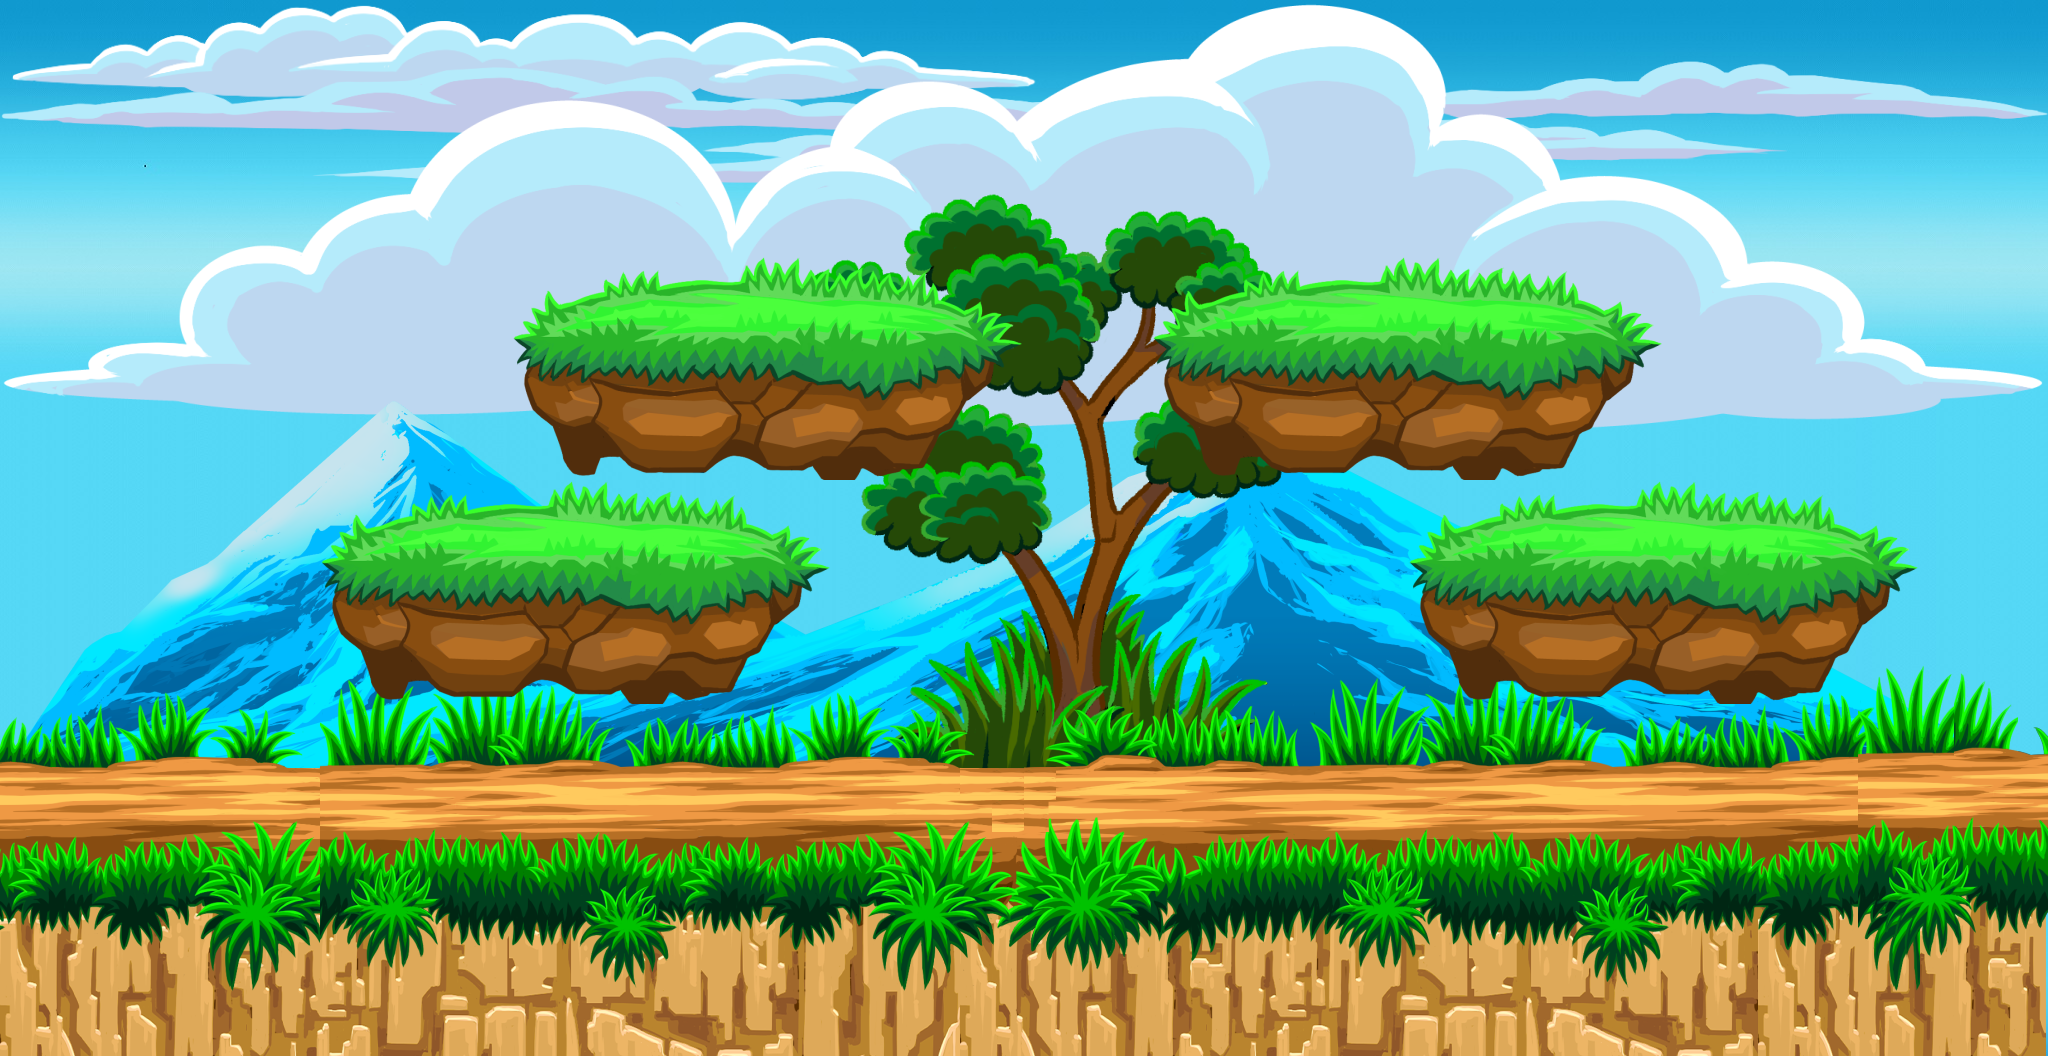

Below is a game level as drawn by its tile map, then a one-line description and the .tmx that defines it (tile-layer data replaced by summaries):
An orthogonal 64x33 tile map with 32x32 px tiles, 7 tile layers (BackgroundTree, Rock, Copy of Rock, Ground, ...), 9 tilesets, 5 image layers and 5 objects (Platform1, Platform2, Platform3, Platform4, Ground).

<map version="1.8" tiledversion="1.8.4" orientation="orthogonal" renderorder="right-down" width="64" height="33" tilewidth="32" tileheight="32" infinite="0" nextlayerid="32" nextobjectid="15">
 <editorsettings>
  <export format="tmx" />
 </editorsettings>
 <tileset firstgid="1" name="Mountain_Range_2" tilewidth="32" tileheight="32" tilecount="704" columns="64">
  <image source="ForestAssets/Mountains/Mountain_Range_2.png" width="2048" height="377" />
 </tileset>
 <tileset firstgid="705" name="Platform_2" tilewidth="32" tileheight="32" tilecount="320" columns="32">
  <image source="ForestAssets/Platform/Platform_2.png" width="1024" height="320" />
 </tileset>
 <tileset firstgid="1025" name="Grass_1" tilewidth="32" tileheight="32" tilecount="224" columns="32">
  <image source="ForestAssets/Grass/Grass_1.png" width="1024" height="241" />
 </tileset>
 <tileset firstgid="1249" name="Dead_Tree_2" tilewidth="32" tileheight="32" tilecount="304" columns="16">
  <image source="ForestAssets/Dead Trees/Dead_Tree_2.png" width="512" height="638" />
 </tileset>
 <tileset firstgid="1553" name="Rock_Wall_2" tilewidth="32" tileheight="32" tilecount="544" columns="32">
  <image source="ForestAssets/Rock Wall and Mounds/Rock_Wall_2.png" width="1024" height="569" />
 </tileset>
 <tileset firstgid="2097" name="Cliff" tilewidth="32" tileheight="32" tilecount="1920" columns="60">
  <image source="ForestAssets/Rock Wall and Mounds/Cliff.png" width="1926" height="1024" />
 </tileset>
 <tileset firstgid="4017" name="Ground_Grass" tilewidth="32" tileheight="32" tilecount="128" columns="32">
  <image source="ForestAssets/Grass/Ground_Grass.png" width="1024" height="147" />
 </tileset>
 <tileset firstgid="4145" name="Platform_GrassTop" tilewidth="32" tileheight="32" tilecount="112" columns="16">
  <image source="ForestAssets/Platform/Platform_GrassTop.png" width="512" height="236" />
 </tileset>
 <tileset firstgid="4257" name="Shrub_5" tilewidth="32" tileheight="32" tilecount="288" columns="16">
  <image source="ForestAssets/Shrubs/Shrub_5.png" width="512" height="596" />
 </tileset>
 <imagelayer id="2" name="Sky Background">
  <image source="ForestAssets/Clouds/Sky(2048x1080-MyPhone).jpg" width="2048" height="1080" />
 </imagelayer>
 <imagelayer id="3" name="BackgroundCloud2" offsetx="12" offsety="4">
  <image source="ForestAssets/Clouds/Cloud_4.png" width="1024" height="97" />
 </imagelayer>
 <imagelayer id="5" name="BackgroundCloud1" offsetx="0" offsety="58">
  <image source="ForestAssets/Clouds/Cloud_1.png" width="2048" height="132" />
 </imagelayer>
 <imagelayer id="4" name="BigForegroundCloud">
  <image source="ForestAssets/Clouds/Cloud_2.png" width="2048" height="436" />
 </imagelayer>
 <imagelayer id="25" name="MountainRange" offsetx="0" offsety="398">
  <image source="ForestAssets/Mountains/Mountain_Range_2.png" width="2048" height="377" />
 </imagelayer>
 <layer id="15" name="BackgroundTree" width="64" height="33">
  <data>[2112 cells, 288 non-empty, 288 distinct tile ids]</data>
 </layer>
 <layer id="12" name="Rock" width="64" height="33">
  <data>[2112 cells, 540 non-empty, 270 distinct tile ids]</data>
 </layer>
 <layer id="22" name="Copy of Rock" width="64" height="33" offsetx="1758" offsety="0">
  <data>[2112 cells, 81 non-empty, 81 distinct tile ids]</data>
 </layer>
 <layer id="10" name="Ground" width="64" height="33">
  <data>[2112 cells, 600 non-empty, 307 distinct tile ids]</data>
 </layer>
 <layer id="21" name="Copy of Ground" width="64" height="33" offsetx="546" offsety="-12">
  <data>[2112 cells, 67 non-empty, 67 distinct tile ids]</data>
 </layer>
 <layer id="17" name="Touchup" width="64" height="33">
  <data>[2112 cells, 10 non-empty, 10 distinct tile ids]</data>
 </layer>
 <layer id="16" name="Platforms" width="64" height="33">
  <data>[2112 cells, 469 non-empty, 131 distinct tile ids]</data>
 </layer>
 <objectgroup id="19" name="PlatformCollision">
  <object id="3" name="Platform1" x="340" y="561.333" width="461.333" height="21.3333" />
  <object id="4" name="Platform2" x="533.333" y="332" width="461.333" height="22.6667" />
  <object id="5" name="Platform3" x="1174.67" y="329.333" width="466.667" height="21.3333" />
  <object id="6" name="Platform4" x="1426.67" y="557.333" width="465.333" height="20" />
 </objectgroup>
 <objectgroup id="20" name="GroundCollision">
  <object id="12" name="Ground" x="1.33333" y="798.667" width="2044" height="24" />
 </objectgroup>
</map>